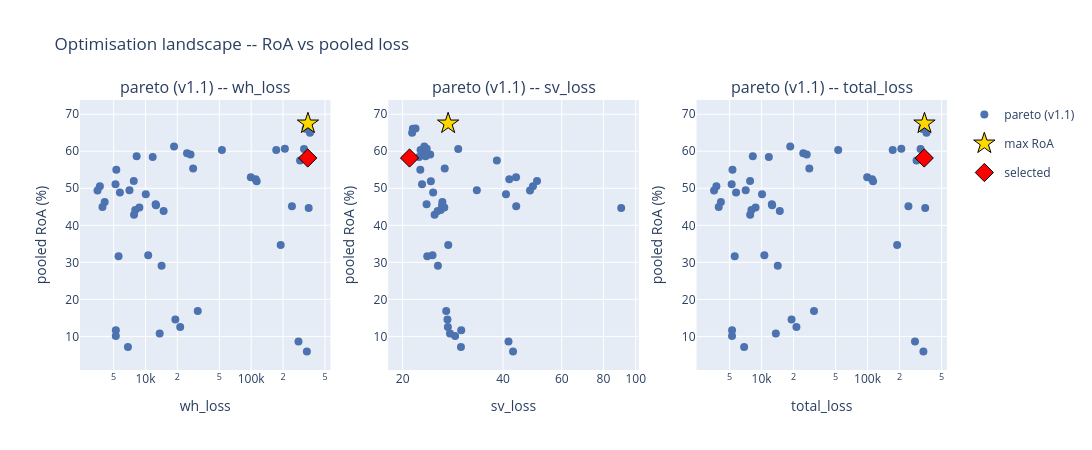

The cell this chart's notebook holds for it:
### Code cell
from adapt_decomp.utils.plots import plot_optimisation_landscape_grid, plot_pareto_scatter_grid
from adapt_decomp.adaptation.optimize import SELECTION_RULES

selected = {name: SELECTION_RULES[name](pareto_front) for name in ('min_sv_loss', 'knee')}
for name, trial in selected.items():
    print(
        f"{name:12} -> trial {trial.number}"
        f" values = {[round(v, 4) for v in trial.values]},"
        f" mean_roa = {trial.user_attrs['roa_mean_pooled']}"
    )


# The _grid variants return a go.Figure; the singular plot_optimisation_landscape /
# plot_pareto_scatter return bare traces, for composing into a figure yourself.
fig = plot_optimisation_landscape_grid({'pareto (v1.1)': study},
                                       {'pareto (v1.1)': 'pareto (v1.1)'},
                                       {'pareto (v1.1)': selected['min_sv_loss']})
fig.show()

### Figure 1 — Plotly figure (JSON) as saved in the notebook; plotly's stock layout.template omitted (floating-point values rounded to 4 significant figures)
{"data": [{"legendgroup": "pareto (v1.1)", "marker": {"color": "#4C72B0", "size": 8}, "mode": "markers", "name": "pareto (v1.1)", "showlegend": true, "text": [0.0, 1.0, 2.0, 3.0, 4.0, 5.0, 6.0, 7.0, 8.0, 9.0, 10.0, 11.0, 12.0, 13.0, 14.0, 15.0, 16.0, 17.0, 18.0, 19.0, 20.0, 21.0, 22.0, 23.0, 24.0, 25.0, 26.0, 27.0, 28.0, 29.0, 30.0, 31.0, 32.0, 33.0, 34.0, 35.0, 36.0, 37.0, 38.0, 39.0, 40.0, 41.0, 42.0, 43.0, 44.0, 45.0, 46.0, 47.0, 48.0, 49.0], "type": "scatter", "x": [5239.0, 99160.0, 19160.0, 243000.0, 290100.0, 8748.0, 7050.0, 12560.0, 10600.0, 28210.0, 110300.0, 336500.0, 3699.0, 7743.0, 21300.0, 6818.0, 52840.0, 280200.0, 14200.0, 5236.0, 13610.0, 26660.0, 31230.0, 8244.0, 3515.0, 327900.0, 172600.0, 344400.0, 10060.0, 18620.0, 3914.0, 5724.0, 359900.0, 7998.0, 24710.0, 190200.0, 112700.0, 208200.0, 5201.0, 12480.0, 328900.0, 5559.0, 7783.0, 4107.0, 11690.0, 349800.0, 342700.0, 14840.0, 5293.0, 316200.0], "xaxis": "x", "y": [11.66, 52.96, 14.55, 45.14, 57.47, 44.83, 49.47, 45.43, 31.94, 55.37, 52.41, 5.918, 50.55, 51.98, 12.52, 7.107, 60.36, 8.61, 29.09, 10.09, 10.8, 59.14, 16.85, 58.63, 49.38, 66.12, 60.35, 67.5, 48.4, 61.3, 44.93, 48.87, 65.0, 44.17, 59.5, 34.7, 51.88, 60.69, 51.07, 45.68, 66.11, 31.67, 42.83, 46.27, 58.47, 44.71, 58.18, 43.86, 55.03, 60.62], "yaxis": "y"}, {"legendgroup": "max_roa", "marker": {"color": "gold", "line": {"color": "black", "width": 1}, "size": 16, "symbol": "star"}, "mode": "markers", "name": "max RoA", "showlegend": true, "type": "scatter", "x": [344400.0], "xaxis": "x", "y": [67.5], "yaxis": "y"}, {"legendgroup": "selected", "marker": {"color": "red", "line": {"color": "black", "width": 1}, "size": 14, "symbol": "diamond"}, "mode": "markers", "name": "selected", "showlegend": true, "type": "scatter", "x": [342700.0], "xaxis": "x", "y": [58.18], "yaxis": "y"}, {"legendgroup": "pareto (v1.1)", "marker": {"color": "#4C72B0", "size": 8}, "mode": "markers", "name": "pareto (v1.1)", "showlegend": false, "text": [0.0, 1.0, 2.0, 3.0, 4.0, 5.0, 6.0, 7.0, 8.0, 9.0, 10.0, 11.0, 12.0, 13.0, 14.0, 15.0, 16.0, 17.0, 18.0, 19.0, 20.0, 21.0, 22.0, 23.0, 24.0, 25.0, 26.0, 27.0, 28.0, 29.0, 30.0, 31.0, 32.0, 33.0, 34.0, 35.0, 36.0, 37.0, 38.0, 39.0, 40.0, 41.0, 42.0, 43.0, 44.0, 45.0, 46.0, 47.0, 48.0, 49.0], "type": "scatter", "x": [29.98, 43.77, 27.26, 43.82, 38.34, 26.67, 33.39, 26.27, 24.58, 26.75, 41.77, 42.87, 49.19, 50.58, 27.33, 29.92, 22.64, 41.54, 25.52, 28.73, 27.74, 24.19, 27.02, 23.43, 48.2, 21.86, 22.93, 27.38, 40.83, 23.23, 26.45, 24.69, 21.36, 26.01, 23.1, 27.41, 24.3, 23.62, 22.87, 23.6, 21.46, 23.71, 24.94, 26.32, 22.42, 90.46, 20.98, 25.48, 22.6, 29.36], "xaxis": "x2", "y": [11.66, 52.96, 14.55, 45.14, 57.47, 44.83, 49.47, 45.43, 31.94, 55.37, 52.41, 5.918, 50.55, 51.98, 12.52, 7.107, 60.36, 8.61, 29.09, 10.09, 10.8, 59.14, 16.85, 58.63, 49.38, 66.12, 60.35, 67.5, 48.4, 61.3, 44.93, 48.87, 65.0, 44.17, 59.5, 34.7, 51.88, 60.69, 51.07, 45.68, 66.11, 31.67, 42.83, 46.27, 58.47, 44.71, 58.18, 43.86, 55.03, 60.62], "yaxis": "y2"}, {"legendgroup": "max_roa", "marker": {"color": "gold", "line": {"color": "black", "width": 1}, "size": 16, "symbol": "star"}, "mode": "markers", "name": "max RoA", "showlegend": false, "type": "scatter", "x": [27.38], "xaxis": "x2", "y": [67.5], "yaxis": "y2"}, {"legendgroup": "selected", "marker": {"color": "red", "line": {"color": "black", "width": 1}, "size": 14, "symbol": "diamond"}, "mode": "markers", "name": "selected", "showlegend": false, "type": "scatter", "x": [20.98], "xaxis": "x2", "y": [58.18], "yaxis": "y2"}, {"legendgroup": "pareto (v1.1)", "marker": {"color": "#4C72B0", "size": 8}, "mode": "markers", "name": "pareto (v1.1)", "showlegend": false, "text": [0.0, 1.0, 2.0, 3.0, 4.0, 5.0, 6.0, 7.0, 8.0, 9.0, 10.0, 11.0, 12.0, 13.0, 14.0, 15.0, 16.0, 17.0, 18.0, 19.0, 20.0, 21.0, 22.0, 23.0, 24.0, 25.0, 26.0, 27.0, 28.0, 29.0, 30.0, 31.0, 32.0, 33.0, 34.0, 35.0, 36.0, 37.0, 38.0, 39.0, 40.0, 41.0, 42.0, 43.0, 44.0, 45.0, 46.0, 47.0, 48.0, 49.0], "type": "scatter", "x": [5269.0, 99200.0, 19180.0, 243000.0, 290100.0, 8774.0, 7083.0, 12590.0, 10630.0, 28240.0, 110300.0, 336500.0, 3748.0, 7794.0, 21330.0, 6848.0, 52860.0, 280200.0, 14220.0, 5265.0, 13640.0, 26680.0, 31250.0, 8268.0, 3563.0, 328000.0, 172600.0, 344400.0, 10100.0, 18640.0, 3941.0, 5748.0, 359900.0, 8024.0, 24740.0, 190200.0, 112700.0, 208300.0, 5223.0, 12500.0, 328900.0, 5582.0, 7808.0, 4133.0, 11710.0, 349900.0, 342700.0, 14860.0, 5316.0, 316200.0], "xaxis": "x3", "y": [11.66, 52.96, 14.55, 45.14, 57.47, 44.83, 49.47, 45.43, 31.94, 55.37, 52.41, 5.918, 50.55, 51.98, 12.52, 7.107, 60.36, 8.61, 29.09, 10.09, 10.8, 59.14, 16.85, 58.63, 49.38, 66.12, 60.35, 67.5, 48.4, 61.3, 44.93, 48.87, 65.0, 44.17, 59.5, 34.7, 51.88, 60.69, 51.07, 45.68, 66.11, 31.67, 42.83, 46.27, 58.47, 44.71, 58.18, 43.86, 55.03, 60.62], "yaxis": "y3"}, {"legendgroup": "max_roa", "marker": {"color": "gold", "line": {"color": "black", "width": 1}, "size": 16, "symbol": "star"}, "mode": "markers", "name": "max RoA", "showlegend": false, "type": "scatter", "x": [344400.0], "xaxis": "x3", "y": [67.5], "yaxis": "y3"}, {"legendgroup": "selected", "marker": {"color": "red", "line": {"color": "black", "width": 1}, "size": 14, "symbol": "diamond"}, "mode": "markers", "name": "selected", "showlegend": false, "type": "scatter", "x": [342700.0], "xaxis": "x3", "y": [58.18], "yaxis": "y3"}], "layout": {"annotations": [{"font": {"size": 16}, "showarrow": false, "text": "pareto (v1.1) -- wh_loss", "x": 0.1444, "xanchor": "center", "xref": "paper", "y": 1, "yanchor": "bottom", "yref": "paper"}, {"font": {"size": 16}, "showarrow": false, "text": "pareto (v1.1) -- sv_loss", "x": 0.5, "xanchor": "center", "xref": "paper", "y": 1, "yanchor": "bottom", "yref": "paper"}, {"font": {"size": 16}, "showarrow": false, "text": "pareto (v1.1) -- total_loss", "x": 0.8556, "xanchor": "center", "xref": "paper", "y": 1, "yanchor": "bottom", "yref": "paper"}], "height": 450, "title": {"text": "Optimisation landscape -- RoA vs pooled loss"}, "width": 1500, "xaxis": {"anchor": "y", "domain": [0, 0.2889], "title": {"text": "wh_loss"}, "type": "log"}, "xaxis2": {"anchor": "y2", "domain": [0.3556, 0.6444], "title": {"text": "sv_loss"}, "type": "log"}, "xaxis3": {"anchor": "y3", "domain": [0.7111, 1], "title": {"text": "total_loss"}, "type": "log"}, "yaxis": {"anchor": "x", "domain": [0, 1], "title": {"text": "pooled RoA (%)"}}, "yaxis2": {"anchor": "x2", "domain": [0, 1], "title": {"text": "pooled RoA (%)"}}, "yaxis3": {"anchor": "x3", "domain": [0, 1], "title": {"text": "pooled RoA (%)"}}}}
